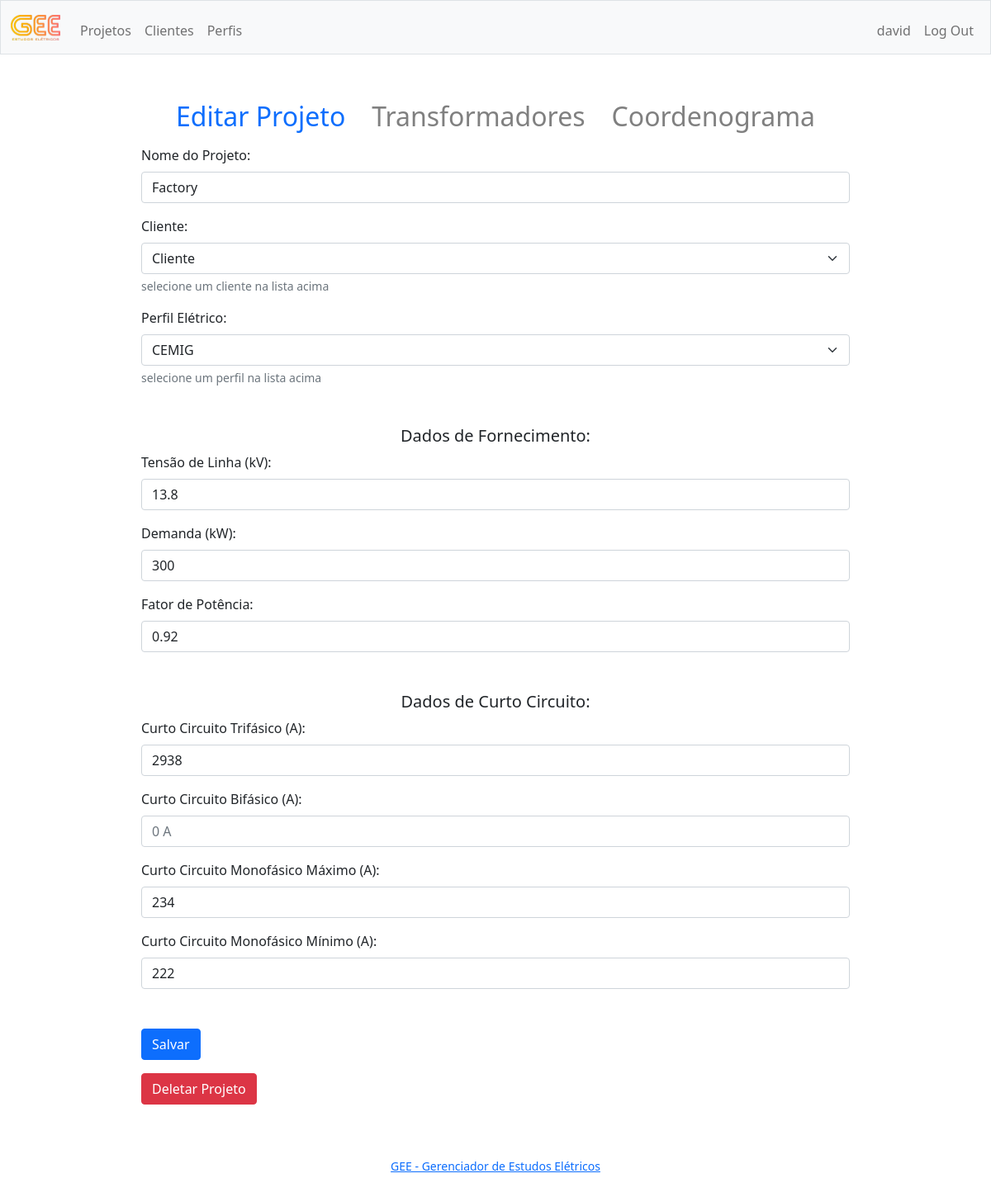
/project?id=70&go=project (signed in), run on an earlier commit of the app's database.
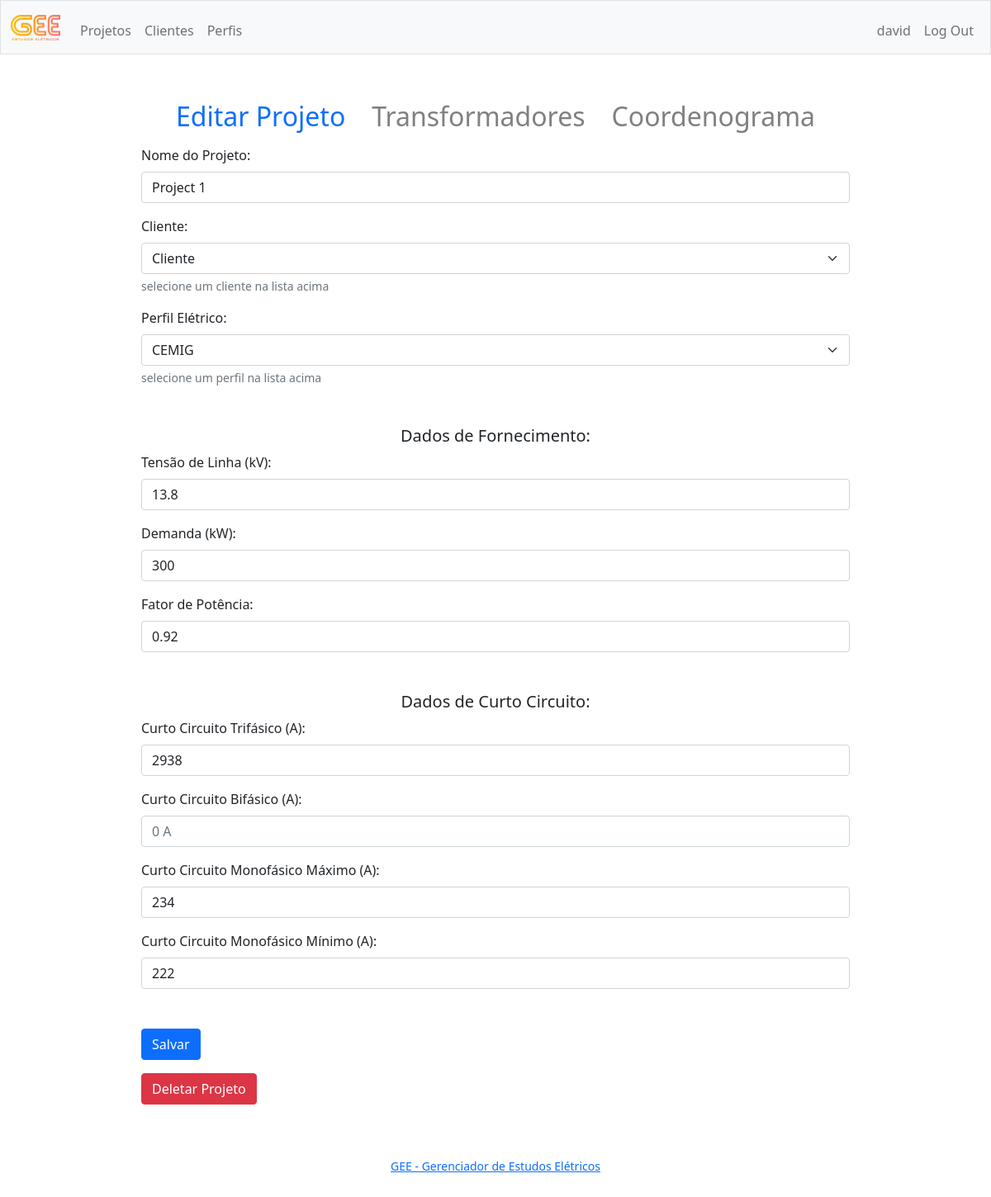
And on a later commit of the database.
### tables this page shows
CREATE TABLE projects (
id INTEGER PRIMARY KEY AUTOINCREMENT NOT NULL,
user_id INTEGER,
createddate TEXT,
modifieddate TEXT,
name TEXT,
customer_id NUMERIC,
profile_id NUMERIC,
tri_sc NUMERIC,
    bi_sc NUMERIC,
    lg_sc_max NUMERIC,
lg_sc_min NUMERIC,
voltage NUMERIC,
demand NUMERIC,
pf NUMERIC);

CREATE TABLE profiles (
id INTEGER PRIMARY KEY AUTOINCREMENT NOT NULL,
user_id INTEGER,
createddate TEXT,
modifieddate TEXT,
name TEXT,
threshold_factor NUMERIC,
n_factor_threshold NUMERIC,
max_n_threshold NUMERIC,
inansi_factor NUMERIC,
iansi_time NUMERIC,
mag_oil_factor NUMERIC,
mag_dry_factor NUMERIC,
trip_factor NUMERIC,
n_trip_factor NUMERIC,
delay_50 NUMERIC
);

### app.py (the view)
@app.route("/project", methods=["GET", "POST"])
@login_required
def project():
    if request.method == "POST":
        delete = request.form.get("delete")
        if delete != None:
            db.execute("DELETE FROM projects WHERE id = ? AND user_id = ?", delete, session["user_id"])
            db.execute("DELETE FROM transformers WHERE project_id = ?", delete)
            flash("Projeto Deletado", 'alert-primary')
            return redirect("/")
        id = request.form.get("id")
        if id:
            db.execute("SELECT id FROM projects WHERE id = ? AND user_id = ?", id, session["user_id"])[0]
        parameter_list = ["name", "customer_id", "profile_id", "voltage", "demand", "pf", "tri_sc", "bi_sc", "lg_sc_max", "lg_sc_min"]
        parameter = {}
        for item in parameter_list:
            parameter[item] = request.form.get(item)
        if not parameter["name"]: parameter["name"] = "noname"
        now = datetime.now()
        if not id:
            id = db.execute("INSERT INTO projects (user_id, createddate) VALUES (?, ?)", session["user_id"], now)
        db.execute("UPDATE projects SET modifieddate = ? WHERE id = ? AND user_id = ?", now, id, session["user_id"])
        for item in parameter_list:
            string = "UPDATE projects SET " + item + " = ? WHERE id = ? AND user_id = ?"
            db.execute(string, parameter[item], str(id), str(session["user_id"]))
        transformersData = db.execute("SELECT id FROM transformers WHERE project_id = ?", id)
        for transformer in transformersData:
            t_id = str(transformer["id"])
            kva = request.form.get("kva_" + t_id)
            impedance = request.form.get("impedance_" + t_id)
            type = request.form.get("type_" + t_id)
            if not type:
                type = 0
            db.execute("UPDATE transformers SET power_kva = ?, impedance = ?, type = ? WHERE id = ?", kva, impedance, type, t_id)
        add_tr = request.form.get("add_tr")
        if (add_tr == "1"):
            db.execute("INSERT INTO transformers (project_id, power_kva, impedance, type) VALUES (?, ?, ?, ?)", id, "0", "0", None)
        delete_tr = request.form.get("delete_tr")
        if delete_tr:
            db.execute("DELETE FROM transformers WHERE id = ? AND project_id = ?", delete_tr, id)
        page_id = request.form.get("page_id")
        flash(parameter["name"] + " salvo", 'alert-primary')
        if page_id == "diagram":
            return redirect("/diagram?id=" + str(id))
        return redirect("/project?id=" + str(id) + "&go=" + page_id)
    else:
        customersData = db.execute("SELECT id, name FROM customers WHERE user_id = ?", session["user_id"])
        profilesData = db.execute("SELECT id, name FROM profiles WHERE user_id = ?", session["user_id"])
        go = request.args.get("go")
        id = request.args.get("id")
        if id:
            projectData = db.execute("SELECT * FROM projects WHERE id = ? and user_id = ?", id, session["user_id"])[0]
            transformersData = db.execute("SELECT * FROM transformers WHERE project_id = ?", id)
        else:
            projectData = None
            transformersData = None
        return render_template("project.html", go=go, customersData=customersData, profilesData=profilesData, projectData=projectData, transformersData=transformersData)

### app.py (called while the page is built)
def login_required(f):
    @wraps(f)
    def decorated_function(*args, **kwargs):
        if session.get("user_id") is None:
            return redirect("/login")
        return f(*args, **kwargs)
    return decorated_function

@app.after_request
def after_request(response):
    response.headers["Cache-Control"] = "no-cache, no-store, must-revalidate"
    response.headers["Expires"] = 0
    response.headers["Pragma"] = "no-cache"
    return response

### templates/project.html (shortened to what the changed rows need)
{% extends "layout.html" %}
{% block main %}
<ul class="nav justify-content-center">
    <li>
        <a class="nav-link" id="itemNavShowProject" onclick="showProjectForm()" href="#">
            <h2>{% if projectData.name %}Editar Projeto{% else %}Create New Project{% endif %}</h2>
        </a>
    </li>
    <li>
        <a class="nav-link" id="itemNavShowTransformer" onclick="showTransformerForm()" href="#">
            <h2>Transformadores</h2>
        </a>
    </li>
    <li>
        <a class="nav-link" id="itemNavShowDiagram" style="color: gray" onclick="showDiagram()" href="#">
            <h2>Coordenograma</h2>
        </a>
    </li>
</ul>
<div class="container w-75 mb-3">
    <form name="projectFormAll" action="/project" method="post">
        <div id="projectForm">
            <div class="mb-3">
                <label for="name" class="form-label">Nome do Projeto:</label>
                <input class="form-control " name="name" placeholder="name" type="text" {% if projectData %}
                    value="{{projectData.name}}" {% endif %}>
            </div>
            <div class="mb-5">
                <label for="profile_id" class="form-label">Perfil Elétrico:</label>
                <select class="form-select " name="profile_id">
                    {% for profile in profilesData %}
                    <option value="{{profile.id}}" {%if projectData.profile_id==profile.id %} selected="" {% endif %}>
                        {{profile.name}}</option>
                    {% endfor %}
                </select>
                <div class="form-text">selecione um perfil na lista acima</div>
            </div>
            <div class="mb-3">
                <label for="voltage" class="form-label">Tensão de Linha (kV):</label>
                <input class="form-control " name="voltage" placeholder="0 v" type="number"
                    value="{{projectData.voltage}}">
            </div>
            <div class="mb-3">
                <label for="demand" class="form-label">Demanda (kW):</label>
                <input class="form-control " name="demand" placeholder="0 kw" type="number"
                    value="{{projectData.demand}}">
            </div>
            <div class="mb-5">
                <label for="pf" class="form-label">Fator de Potência:</label>
                <input class="form-control " name="pf" placeholder="0.0" type="number" value="{{projectData.pf}}">
            </div>
            <div class="mb-3">
                <label for="tri_sc" class="form-label">Curto Circuito Trifásico (A):</label>
                <input class="form-control " name="tri_sc" placeholder="0 A" type="number"
                    value="{{projectData.tri_sc}}">
            </div>
            <div class="mb-3">
                <label for="lg_sc_max" class="form-label">Curto Circuito Monofásico Máximo (A):</label>
                <input class="form-control " name="lg_sc_max" placeholder="0 A" type="number"
                    value="{{projectData.lg_sc_max}}">
            </div>
            <div class="mb-3">
                <label for="lg_sc_min" class="form-label">Curto Circuito Monofásico Mínimo (A):</label>
                <input class="form-control " name="lg_sc_min" placeholder="0 A" type="number"
                    value="{{projectData.lg_sc_min}}">
            </div>
        </div>
    </form>
</div>
{% endblock %}

What changed in the data, as far as the page shows it:
changed projects "CEMIG": name "Factory" → "Project 1"
